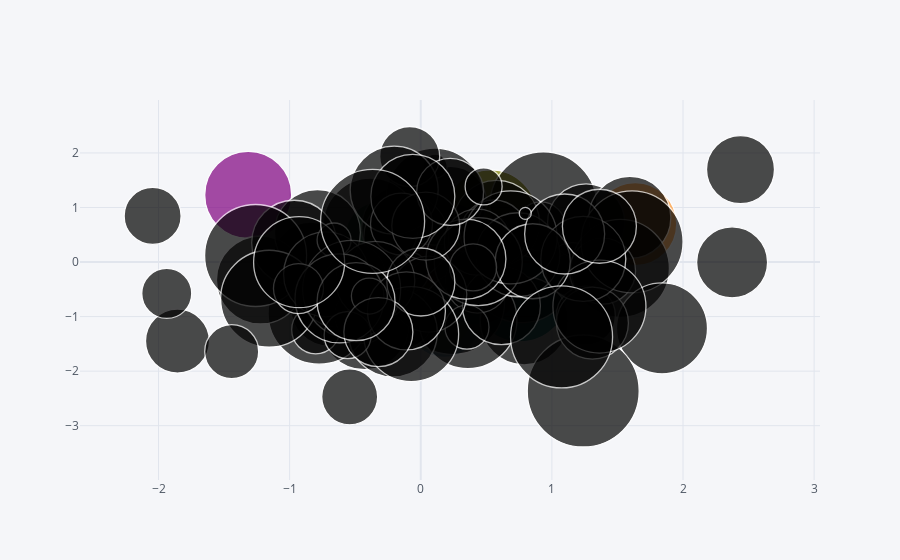

Notebook cell for this chart:
### Code cell
df.iplot(kind='bubble',x='A',y='B',size= 'C')
